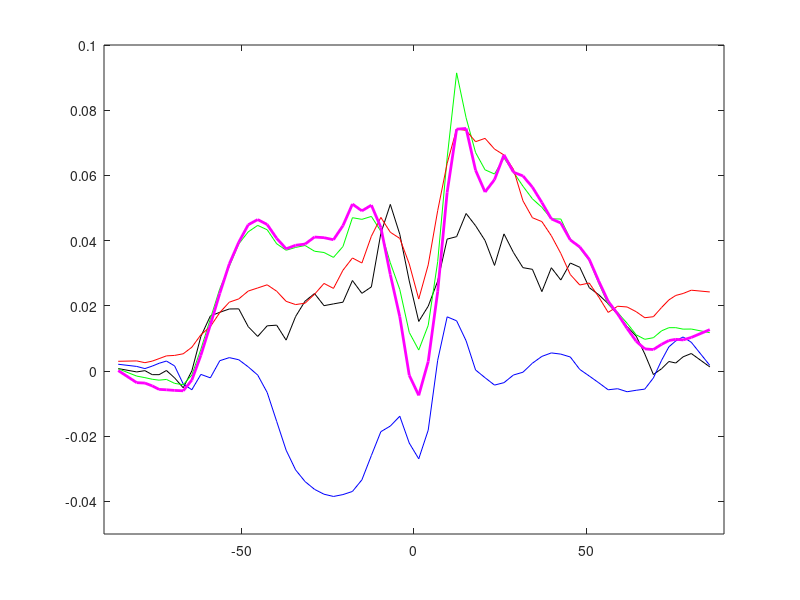

MATLAB code for this plot: (Note: this script raises an error after producing the figure.)
load fig10.mat

figure(1); clf

plot(fig10_colwvtrend.rlat,fig10_colwvtrend.umbc,'k',fig10_colwvtrend.rlat,fig10_colwvtrend.airsL3,'b',fig10_colwvtrend.rlat,fig10_colwvtrend.climcaps,'g',...
     fig10_colwvtrend.rlat,fig10_colwvtrend.era5,'r',fig10_colwvtrend.rlat,fig10_colwvtrend.merra2,'m','linewidth',2);

ylim([-1 +2]*0.05);
xlim([-1 +1]*90);
plotaxis2; hl = legend('AIRS\_RT','AIRS L3','CLIMCAPS L3','ERA5','MERRA2','location','best','fontsize',8);
xlabel('Latitude [deg]'); ylabel('d mmw/dt [mm/yr]');
